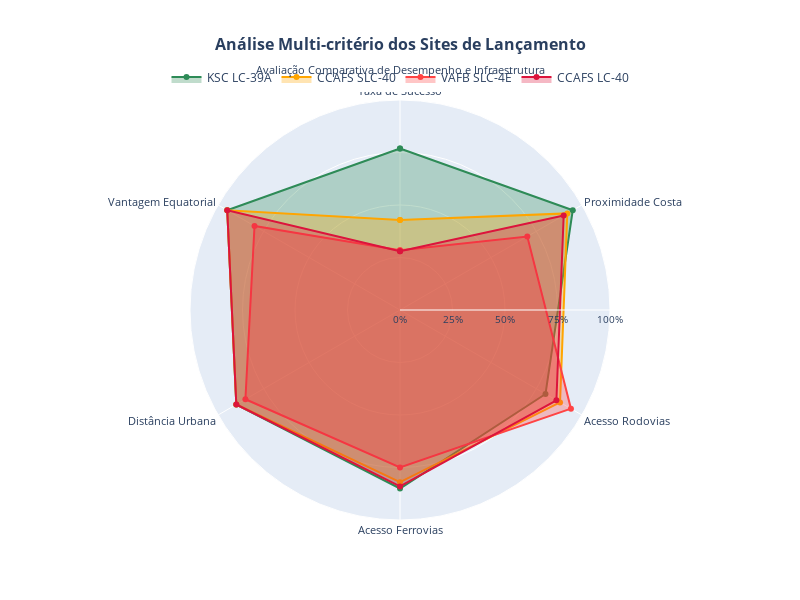

Notebook code for this chart:
### Markdown cell above
gráfico radar completo para análise multi-critério dos sites de lançamento

### Code cell
import plotly.graph_objects as go
import pandas as pd

# Dados para o gráfico radar
radar_data = {
    'Critérios': ['Taxa de Sucesso', 'Proximidade Costa', 'Acesso Rodovias', 
                  'Acesso Ferrovias', 'Distância Urbana', 'Vantagem Equatorial'],
    
    'KSC LC-39A': [76.9, 95, 80, 85, 90, 95],
    'CCAFS SLC-40': [42.9, 92, 88, 82, 90, 95],
    'VAFB SLC-4E': [28.5, 70, 94, 75, 85, 80],
    'CCAFS LC-40': [28.0, 90, 86, 84, 90, 95]
}

# CORREÇÃO: Cores no formato RGBA correto
colors_fill = [
    'rgba(46, 139, 87, 0.3)',    # KSC LC-39A - verde
    'rgba(255, 165, 0, 0.3)',    # CCAFS SLC-40 - laranja
    'rgba(255, 68, 68, 0.3)',    # VAFB SLC-4E - vermelho
    'rgba(220, 20, 60, 0.3)'     # CCAFS LC-40 - vermelho escuro
]

colors_line = ['#2E8B57', '#FFA500', '#FF4444', '#DC143C']

# Criar figura do radar
fig = go.Figure()

# Adicionar cada site ao radar (CÓDIGO CORRIGIDO)
sites = ['KSC LC-39A', 'CCAFS SLC-40', 'VAFB SLC-4E', 'CCAFS LC-40']
for i, site in enumerate(sites):
    fig.add_trace(go.Scatterpolar(
        r=radar_data[site] + [radar_data[site][0]],  # Fechar o polígono
        theta=radar_data['Critérios'] + [radar_data['Critérios'][0]],
        fill='toself',
        name=site,
        line=dict(color=colors_line[i], width=2),
        fillcolor=colors_fill[i],  # CORREÇÃO: usar RGBA
        hovertemplate='<b>%{theta}</b><br>Score: %{r:.1f}<br>Site: ' + site + '<extra></extra>'
    ))

# Configurar layout do radar
fig.update_layout(
    title=dict(
        text='<b>Análise Multi-critério dos Sites de Lançamento</b><br>'
             '<sub>Avaliação Comparativa de Desempenho e Infraestrutura</sub>',
        x=0.5,
        xanchor='center',
        font=dict(size=16)
    ),
    polar=dict(
        radialaxis=dict(
            visible=True,
            range=[0, 100],
            tickfont=dict(size=10),
            tickvals=[0, 25, 50, 75, 100],
            ticktext=['0%', '25%', '50%', '75%', '100%']
        ),
        angularaxis=dict(
            tickfont=dict(size=11),
            direction="clockwise"
        )
    ),
    showlegend=True,
    legend=dict(
        orientation="h",
        yanchor="bottom",
        y=1.02,
        xanchor="center",
        x=0.5
    ),
    width=800,
    height=600
)

fig.show()

### Figure 1 — Plotly figure (JSON) as saved in the notebook; plotly's stock layout.template omitted (floating-point values rounded to 4 significant figures)
{"data": [{"fill": "toself", "fillcolor": "rgba(46, 139, 87, 0.3)", "hovertemplate": "<b>%{theta}</b><br>Score: %{r:.1f}<br>Site: KSC LC-39A<extra></extra>", "line": {"color": "#2E8B57", "width": 2}, "name": "KSC LC-39A", "r": [76.9, 95, 80, 85, 90, 95, 76.9], "theta": ["Taxa de Sucesso", "Proximidade Costa", "Acesso Rodovias", "Acesso Ferrovias", "Distância Urbana", "Vantagem Equatorial", "Taxa de Sucesso"], "type": "scatterpolar"}, {"fill": "toself", "fillcolor": "rgba(255, 165, 0, 0.3)", "hovertemplate": "<b>%{theta}</b><br>Score: %{r:.1f}<br>Site: CCAFS SLC-40<extra></extra>", "line": {"color": "#FFA500", "width": 2}, "name": "CCAFS SLC-40", "r": [42.9, 92, 88, 82, 90, 95, 42.9], "theta": ["Taxa de Sucesso", "Proximidade Costa", "Acesso Rodovias", "Acesso Ferrovias", "Distância Urbana", "Vantagem Equatorial", "Taxa de Sucesso"], "type": "scatterpolar"}, {"fill": "toself", "fillcolor": "rgba(255, 68, 68, 0.3)", "hovertemplate": "<b>%{theta}</b><br>Score: %{r:.1f}<br>Site: VAFB SLC-4E<extra></extra>", "line": {"color": "#FF4444", "width": 2}, "name": "VAFB SLC-4E", "r": [28.5, 70, 94, 75, 85, 80, 28.5], "theta": ["Taxa de Sucesso", "Proximidade Costa", "Acesso Rodovias", "Acesso Ferrovias", "Distância Urbana", "Vantagem Equatorial", "Taxa de Sucesso"], "type": "scatterpolar"}, {"fill": "toself", "fillcolor": "rgba(220, 20, 60, 0.3)", "hovertemplate": "<b>%{theta}</b><br>Score: %{r:.1f}<br>Site: CCAFS LC-40<extra></extra>", "line": {"color": "#DC143C", "width": 2}, "name": "CCAFS LC-40", "r": [28, 90, 86, 84, 90, 95, 28], "theta": ["Taxa de Sucesso", "Proximidade Costa", "Acesso Rodovias", "Acesso Ferrovias", "Distância Urbana", "Vantagem Equatorial", "Taxa de Sucesso"], "type": "scatterpolar"}], "layout": {"height": 600, "legend": {"orientation": "h", "x": 0.5, "xanchor": "center", "y": 1.02, "yanchor": "bottom"}, "polar": {"angularaxis": {"direction": "clockwise", "tickfont": {"size": 11}}, "radialaxis": {"range": [0, 100], "tickfont": {"size": 10}, "ticktext": ["0%", "25%", "50%", "75%", "100%"], "tickvals": [0, 25, 50, 75, 100], "visible": true}}, "showlegend": true, "title": {"font": {"size": 16}, "text": "<b>Análise Multi-critério dos Sites de Lançamento</b><br><sub>Avaliação Comparativa de Desempenho e Infraestrutura</sub>", "x": 0.5, "xanchor": "center"}, "width": 800}}
